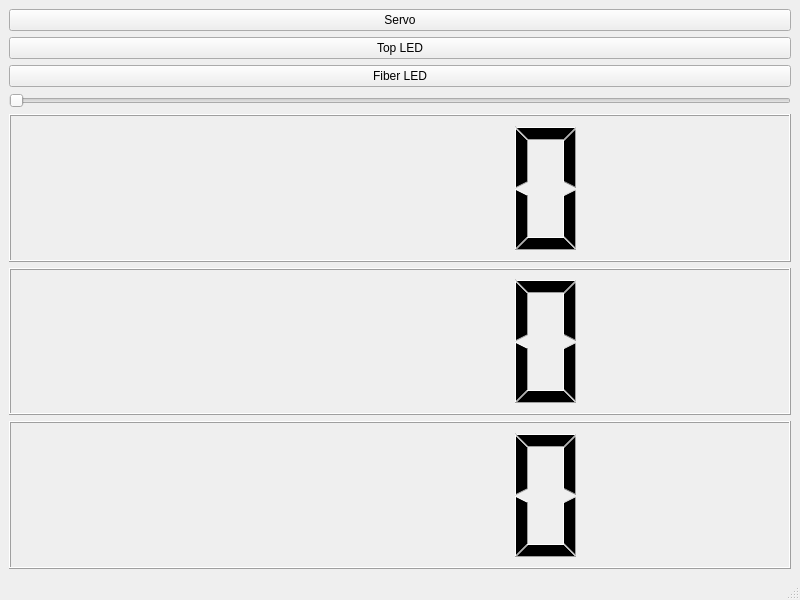
<?xml version="1.0" encoding="UTF-8"?>
<ui version="4.0">
 <class>MainWindow</class>
 <widget class="QMainWindow" name="MainWindow">
  <property name="geometry">
   <rect>
    <x>0</x>
    <y>0</y>
    <width>800</width>
    <height>600</height>
   </rect>
  </property>
  <property name="windowTitle">
   <string>Dispertech Electronics Control</string>
  </property>
  <widget class="QWidget" name="centralwidget">
   <layout class="QVBoxLayout" name="verticalLayout">
    <item>
     <widget class="QPushButton" name="button_servo">
      <property name="text">
       <string>Servo</string>
      </property>
     </widget>
    </item>
    <item>
     <widget class="QPushButton" name="button_top_led">
      <property name="text">
       <string>Top LED</string>
      </property>
     </widget>
    </item>
    <item>
     <widget class="QPushButton" name="button_fiber_led">
      <property name="text">
       <string>Fiber LED</string>
      </property>
     </widget>
    </item>
    <item>
     <widget class="QSlider" name="slider_laser">
      <property name="orientation">
       <enum>Qt::Horizontal</enum>
      </property>
     </widget>
    </item>
    <item>
     <widget class="QLCDNumber" name="lcd_laser"/>
    </item>
    <item>
     <widget class="QLCDNumber" name="lcd_temp_electronics"/>
    </item>
    <item>
     <widget class="QLCDNumber" name="lcd_temp_sample"/>
    </item>
   </layout>
  </widget>
  <widget class="QMenuBar" name="menubar">
   <property name="geometry">
    <rect>
     <x>0</x>
     <y>0</y>
     <width>800</width>
     <height>39</height>
    </rect>
   </property>
  </widget>
  <widget class="QStatusBar" name="statusbar"/>
 </widget>
 <resources/>
 <connections/>
</ui>
